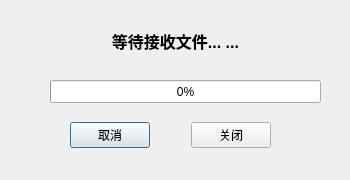
<?xml version="1.0" encoding="UTF-8"?>
<ui version="4.0">
 <class>TcpClient</class>
 <widget class="QDialog" name="TcpClient">
  <property name="geometry">
   <rect>
    <x>0</x>
    <y>0</y>
    <width>350</width>
    <height>180</height>
   </rect>
  </property>
  <property name="windowTitle">
   <string>接收端</string>
  </property>
  <widget class="QLabel" name="tcpClientStatusLabel">
   <property name="geometry">
    <rect>
     <x>0</x>
     <y>10</y>
     <width>351</width>
     <height>61</height>
    </rect>
   </property>
   <property name="font">
    <font>
     <pointsize>12</pointsize>
     <weight>75</weight>
     <bold>true</bold>
    </font>
   </property>
   <property name="text">
    <string>等待接收文件... ...</string>
   </property>
   <property name="alignment">
    <set>Qt::AlignCenter</set>
   </property>
  </widget>
  <widget class="QProgressBar" name="progressBar">
   <property name="geometry">
    <rect>
     <x>50</x>
     <y>80</y>
     <width>271</width>
     <height>23</height>
    </rect>
   </property>
   <property name="value">
    <number>0</number>
   </property>
  </widget>
  <widget class="QWidget" name="horizontalLayoutWidget">
   <property name="geometry">
    <rect>
     <x>70</x>
     <y>120</y>
     <width>201</width>
     <height>31</height>
    </rect>
   </property>
   <layout class="QHBoxLayout" name="horizontalLayout">
    <item>
     <widget class="QPushButton" name="tcpClientCancelBtn">
      <property name="text">
       <string>取消</string>
      </property>
     </widget>
    </item>
    <item>
     <spacer name="horizontalSpacer">
      <property name="orientation">
       <enum>Qt::Horizontal</enum>
      </property>
      <property name="sizeHint" stdset="0">
       <size>
        <width>40</width>
        <height>20</height>
       </size>
      </property>
     </spacer>
    </item>
    <item>
     <widget class="QPushButton" name="tcpClientCloseBtn">
      <property name="text">
       <string>关闭</string>
      </property>
     </widget>
    </item>
   </layout>
  </widget>
 </widget>
 <resources/>
 <connections/>
</ui>
